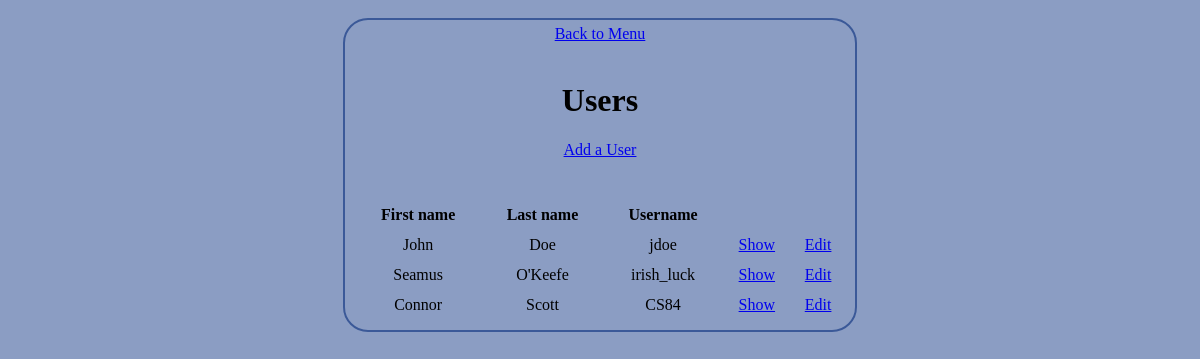
The app's page /public/staff/users/index.php with its own data.
### tables this page shows
CREATE TABLE `users` (
  `id` int(11) NOT NULL AUTO_INCREMENT,
  `first_name` varchar(255) DEFAULT NULL,
  `last_name` varchar(255) DEFAULT NULL,
  `email` varchar(255) DEFAULT NULL,
  `username` varchar(255) DEFAULT NULL,
  `created_at` datetime DEFAULT NULL,
  PRIMARY KEY (`id`)
);

### private/query_functions.php (called while the page is built, shortened)
<?php
  function find_all_users() {
    global $db;
    $sql = "SELECT * FROM users ";
    $sql .= "ORDER BY last_name ASC, first_name ASC;";
    $users_result = db_query($db, $sql);
    return $users_result;
  }
?>

### private/database.php (called while the page is built, shortened)
<?php
  function db_query($connection, $sql) {
    $result_set = mysqli_query($connection, $sql);
    return $result_set;
  }
  function db_fetch_assoc($result_set) {
    return mysqli_fetch_assoc($result_set);
  }
?>

### private/functions.php (called while the page is built, shortened)
<?php
  function h($string="") {
    return htmlspecialchars($string);
  }
  function u($string="") {
    return urlencode($string);
  }
?>

### public/staff/users/index.php (the view, shortened to what this page needs)
<?php include(SHARED_PATH . '/header.php'); ?>
<div id="main-content">
  <a href="../index.php">Back to Menu</a><br />
  <h1>Users</h1>
  <a href="new.php">Add a User</a><br />
  <br />
  <?php
    $users_result = find_all_users();
    echo "<table id=\"users\" style=\"width: 500px;\">";
    echo "<tr>";
    echo "<th>First name</th>";
    echo "<th>Last name</th>";
    echo "<th>Username</th>";
    echo "<th></th>";
    echo "<th></th>";
    echo "</tr>";
    while($user = db_fetch_assoc($users_result)) {
      echo "<tr>";
      echo "<td>" . h($user['first_name']) . "</td>";
      echo "<td>" . h($user['last_name']) . "</td>";
      echo "<td>" . h($user['username']) . "</td>";
      echo "<td>";
      echo "<a href=\"show.php?id=" . u($user['id']) . "\">Show</a>";
      echo "</td>";
      echo "<td>";
      echo "<a href=\"edit.php?id=" . u($user['id']) . "\">Edit</a>";
      echo "</td>";
      echo "</tr>";
    }
    echo "</table>";
  ?>
</div>
<?php include(SHARED_PATH . '/footer.php'); ?>

### public/css/style.css (style rules this page uses)
body { background-color: #8b9dc3; font-family: "Lucida Grande", Tahoma; text-align: center; }
div { margin: 10px auto; border-radius: 25px; border: 2px solid #3b5998; padding: 5px; display: inline-block; }
table { margin: auto; text-align: center; border-spacing: 10px; }
a { display:block; }

### records on screen
users: first_name "John", last_name "Doe", username "jdoe"
users: first_name "Seamus", last_name "O'Keefe", username "irish_luck"
users: first_name "Connor", last_name "Scott", username "CS84"
